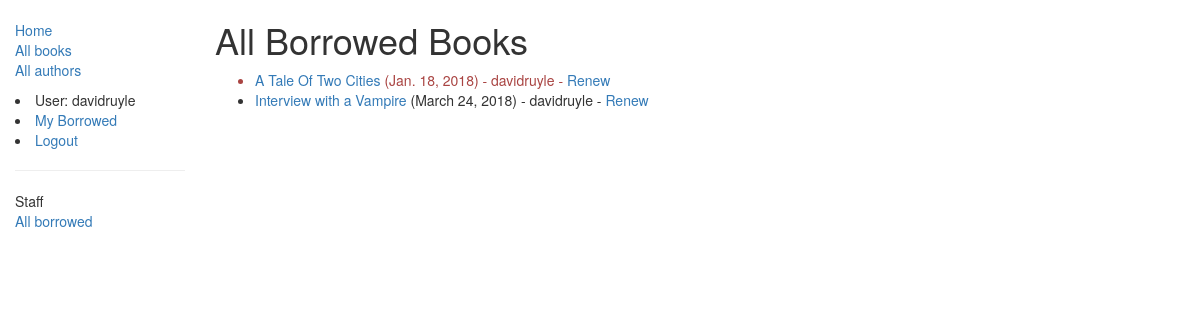
The page /catalog/borrowed/ (signed in) on the database as committed earlier.
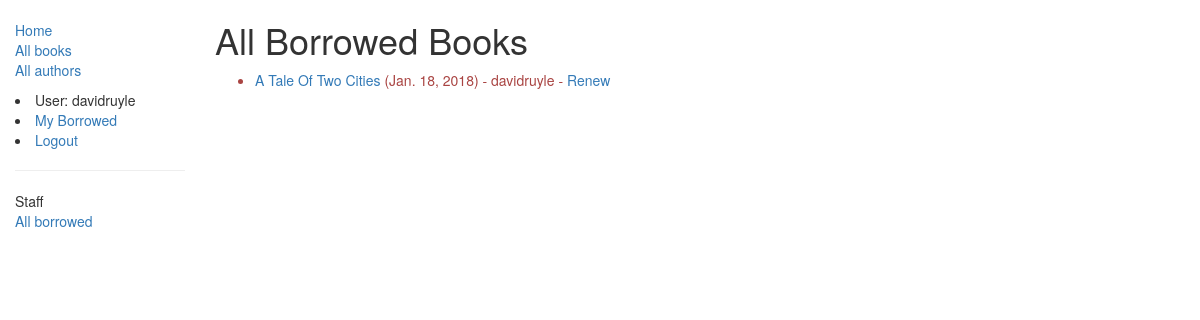
The same page on the database as committed later.
### catalog/models.py (models this page shows, shortened)
class BookInstance(models.Model):
    id = models.UUIDField(primary_key=True, default=uuid.uuid4, help_text="Unique ID for this particular book across whole library")
    book = models.ForeignKey('Book', on_delete=models.SET_NULL, null=True)
    imprint = models.CharField(max_length=200)
    due_back = models.DateField(null=True, blank=True)
    borrower = models.ForeignKey(User, on_delete=models.SET_NULL, null=True, blank=True)
    @property
    def is_overdue(self):
        if self.due_back and date.today() > self.due_back:
            return True
        return False
    LOAN_STATUS = (
        ('d', 'Maintenance'),
        ('o', 'On loan'),
        ('a', 'Available'),
        ('r', 'Reserved'),
    )
    status= models.CharField(max_length=1, choices=LOAN_STATUS, blank=True, default='d', help_text='Book availability')
    class Meta:
        ordering = ["due_back"]
        permissions = (("can_mark_returned", "Set book as returned"),)

class Book(models.Model):
    title = models.CharField(max_length=200)
    author = models.ForeignKey('Author', on_delete=models.SET_NULL, null=True)
    summary = models.TextField(max_length=1000, help_text="Enter a brief description of the book")
    isbn = models.CharField('ISBN',max_length=13, help_text='13 Character <a href="https://www.isbn-international.org/content/what-isbn">ISBN number</a>')
    genre = models.ManyToManyField(Genre, help_text="Select a genre for this book")

### catalog/views.py (the view)
# urls.py: path('borrowed/', views.LoanedBooksAllListView.as_view(), name='all-borrowed'),
class LoanedBooksAllListView(PermissionRequiredMixin,generic.ListView):
    model = BookInstance
    permission_required = 'catalog.can_mark_returned'
    template_name ='catalog/bookinstance_list_borrowed_all.html'
    paginate_by = 10
    def get_queryset(self):
        return BookInstance.objects.filter(status__exact='o').order_by('due_back')

### catalog/templates/catalog/bookinstance_list_borrowed_all.html
{% extends "base_generic.html" %}
{% block content %}
    <h1>All Borrowed Books</h1>
    {% if bookinstance_list %}
    <ul>
      {% for bookinst in bookinstance_list %}
      <li class="{% if bookinst.is_overdue %}text-danger{% endif %}">
        <a href="{% url 'book-detail' bookinst.book.pk %}">{{bookinst.book.title}}</a> ({{ bookinst.due_back }}) {% if user.is_staff %}- {{ bookinst.borrower }}{% endif %} {% if perms.catalog.can_mark_returned %}- <a href="{% url 'renew-book-librarian' bookinst.id %}">Renew</a>  {% endif %}
      </li>
      {% endfor %}
    </ul>
    {% else %}
      <p>There are no books borrowed.</p>
    {% endif %}
{% endblock %}

Rows that differ between the two databases and show on the page:
no longer on this page (row edited): BookInstance: book "Interview with a Vampire", due_back "March 24, 2018", borrower "davidruyle"
